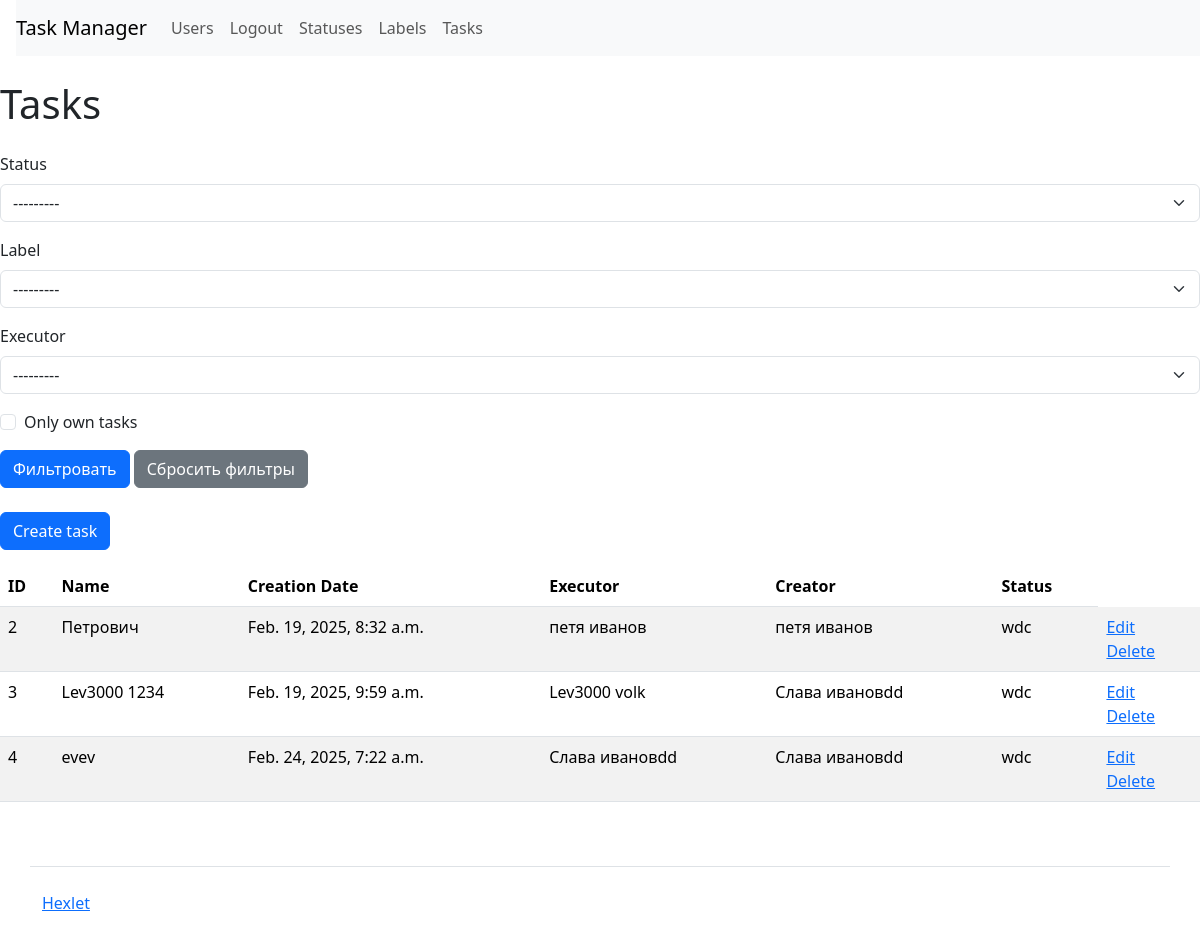
Page /tasks/ (signed in) on the earlier database version.
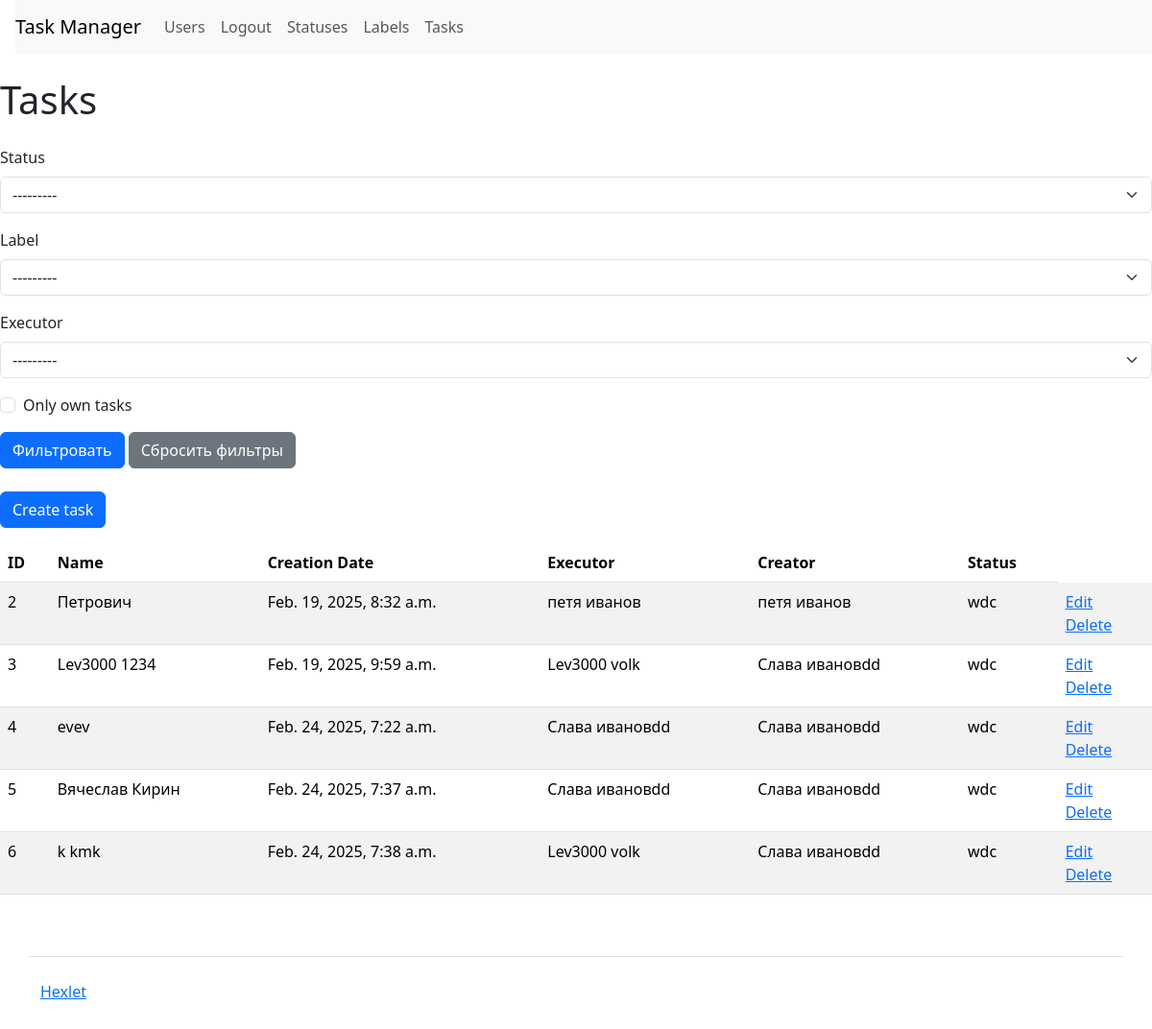
Same page on the later database version.
### task_manager/tasks/models.py (models this page shows, shortened)
class Tasks(models.Model):
    name = models.CharField(gettext_lazy('name'), max_length=255, unique=True)
    status = models.ForeignKey(Statuses, related_name='status', blank=False, on_delete=models.PROTECT)
    created_at = models.DateTimeField(default=timezone.now)
    creator = models.ForeignKey(get_user_model(), on_delete=models.PROTECT, related_name='creator')
    executor = models.ForeignKey(get_user_model(), on_delete=models.PROTECT, related_name='executor', null=True, blank=True)
    description = models.TextField(gettext_lazy('description'), blank=True)
    label = models.ManyToManyField(Labels, through='LabelsTasksReal', related_name='label', blank=True)

### task_manager/users/models.py (models this page shows)
class User(AbstractUser):
    def __str__(self):
        return self.get_full_name()

### task_manager/statuses/models.py (models this page shows)
class Statuses(models.Model):
    name = models.CharField(max_length=255, unique=True)
    created_at = models.DateTimeField(default=timezone.now)
    def __str__(self):
        return self.name

### task_manager/tasks/views.py (the view)
# urls.py: path('', TasksListView.as_view(), name='list'),
class TasksListView(AuthRequired, FilterView):
    success_url = reverse_lazy('tasks:list')
    model = Tasks
    template_name = 'tasks/list.html'
    filterset_class = TaskFilter

### task_manager/labels/models.py (called while the page is built)
    def __str__(self):
        return self.name

### task_manager/mixins.py (called while the page is built)
    def dispatch(self, request, *args, **kwargs):
        self.permission_denied_message = gettext('Fast log in young bad boy')
        self.permission_denied_url = reverse_lazy('login')
        return super().dispatch(request, *args, **kwargs)

### task_manager/templates/tasks/list.html
{% extends 'base.html' %}
{% load i18n %}
{% load django_bootstrap5 %}
{% block content %}
<h1 class="my-4">
    {% translate 'Tasks' %}
</h1>
<form method="get" class="filter-form mb-4">
  <div class="form-group">
      {% bootstrap_field filter.form.status %}
  </div>
  <div class="form-group">
      {% bootstrap_field filter.form.task_label %}
  </div>
  <div class="form-group">
      {% bootstrap_field filter.form.executor %}
  </div>
  <div class="form-group">
    {% bootstrap_field filter.form.own_tasks %}
</div>
  <div>
      <button type="submit" class="btn btn-primary">Фильтровать</button>
      <a href="{% url 'tasks:list' %}" class="btn btn-secondary">Сбросить фильтры</a>
  </div>
</form>
    <a class="btn btn-primary mb-3" href="{% url 'tasks:create' %}">{% translate 'Create task' %}</a>
    <table class="table table-striped">
        <thead>
          <tr>
            <th>{% translate 'ID' %}</th>
            <th>{% translate 'Name' %}</th>
            <th>{% translate 'Creation Date' %}</th>
            <th>{% translate 'Executor' %}</th>
            <th>{% translate 'Creator' %}</th>
            <th>{% translate 'Status' %}</th>
          </tr>
        </thead>
        <tbody>
          {% for task in tasks_list %}
          <tr>
            <td>{{ task.id }}</td>
            <td>{{ task.name }}</td>
            <td>{{ task.created_at }}</td>
            <td>{{ task.executor }}</td>
            <td>{{ task.creator }}</td>
            <td>{{ task.status }}</td>
            <td>
              <a href="{% url 'tasks:update' task.id%}">{% translate 'Edit' %}</a>
              <br>
              <a href="{% url 'tasks:delete' task.id %}">{% translate 'Delete' %}</a>
            </td>
          </tr>
          {% endfor %}
        </tbody>
      </table>
{% endblock %}

Differences in the rows shown:
added Tasks: id "5", name "Вячеслав Кирин", created_at "Feb. 24, 2025, 7:37 a.m.", executor "Слава ивановdd", creator "Слава ивановdd", status "wdc"
added Tasks: id "6", name "k kmk", created_at "Feb. 24, 2025, 7:38 a.m.", executor "Lev3000 volk", creator "Слава ивановdd", status "wdc"
